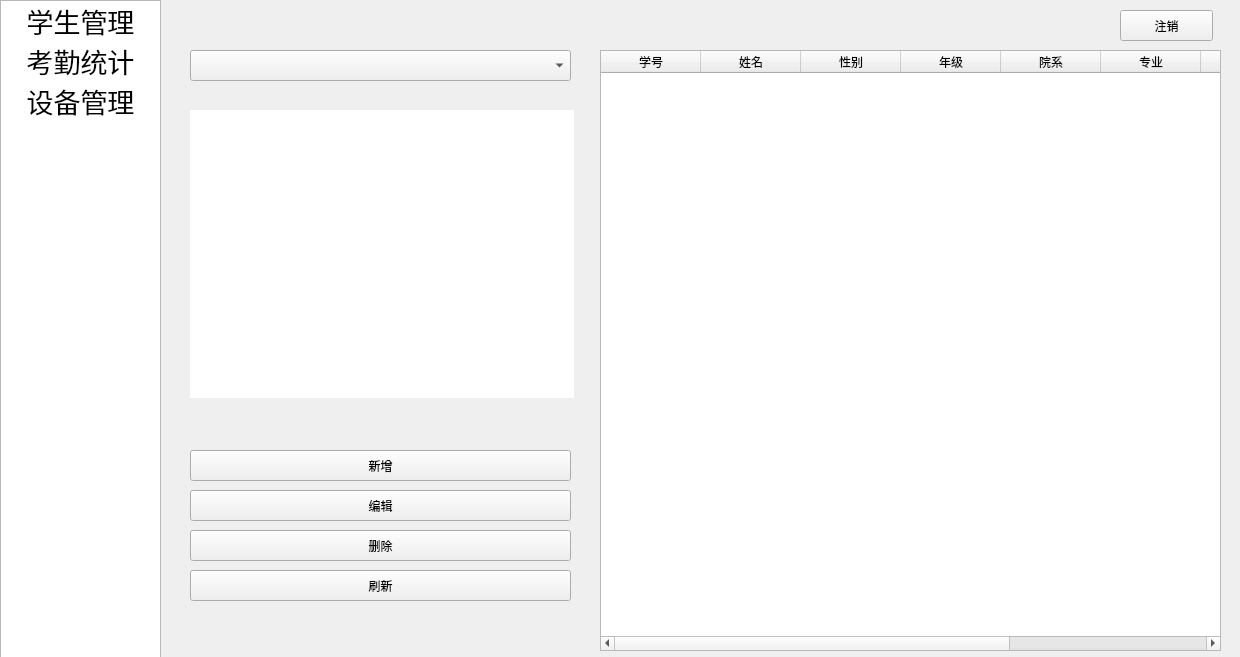
<?xml version="1.0" encoding="UTF-8"?>
<ui version="4.0">
 <class>AdminWidget</class>
 <widget class="QWidget" name="AdminWidget">
  <property name="enabled">
   <bool>true</bool>
  </property>
  <property name="geometry">
   <rect>
    <x>0</x>
    <y>0</y>
    <width>1240</width>
    <height>657</height>
   </rect>
  </property>
  <property name="windowTitle">
   <string>管理员面板</string>
  </property>
  <widget class="QListWidget" name="listWidget">
   <property name="geometry">
    <rect>
     <x>0</x>
     <y>0</y>
     <width>161</width>
     <height>661</height>
    </rect>
   </property>
   <property name="currentRow">
    <number>-1</number>
   </property>
   <item>
    <property name="text">
     <string>学生管理</string>
    </property>
    <property name="font">
     <font>
      <family>Agency FB</family>
      <pointsize>20</pointsize>
     </font>
    </property>
    <property name="textAlignment">
     <set>AlignCenter</set>
    </property>
   </item>
   <item>
    <property name="text">
     <string>考勤统计</string>
    </property>
    <property name="font">
     <font>
      <family>Agency FB</family>
      <pointsize>20</pointsize>
      <weight>50</weight>
      <bold>false</bold>
      <underline>false</underline>
     </font>
    </property>
    <property name="textAlignment">
     <set>AlignCenter</set>
    </property>
   </item>
   <item>
    <property name="text">
     <string>设备管理</string>
    </property>
    <property name="font">
     <font>
      <family>Agency FB</family>
      <pointsize>20</pointsize>
     </font>
    </property>
    <property name="textAlignment">
     <set>AlignCenter</set>
    </property>
   </item>
  </widget>
  <widget class="QStackedWidget" name="stackedWidget">
   <property name="geometry">
    <rect>
     <x>160</x>
     <y>0</y>
     <width>1081</width>
     <height>661</height>
    </rect>
   </property>
   <property name="currentIndex">
    <number>0</number>
   </property>
   <widget class="QWidget" name="userManagePage">
    <widget class="QTableWidget" name="infoTableWidget">
     <property name="geometry">
      <rect>
       <x>440</x>
       <y>50</y>
       <width>621</width>
       <height>601</height>
      </rect>
     </property>
     <property name="editTriggers">
      <set>QAbstractItemView::NoEditTriggers</set>
     </property>
     <property name="selectionMode">
      <enum>QAbstractItemView::ExtendedSelection</enum>
     </property>
     <property name="selectionBehavior">
      <enum>QAbstractItemView::SelectRows</enum>
     </property>
     <property name="rowCount">
      <number>0</number>
     </property>
     <attribute name="verticalHeaderVisible">
      <bool>false</bool>
     </attribute>
     <column>
      <property name="text">
       <string>学号</string>
      </property>
     </column>
     <column>
      <property name="text">
       <string>姓名</string>
      </property>
     </column>
     <column>
      <property name="text">
       <string>性别</string>
      </property>
     </column>
     <column>
      <property name="text">
       <string>年级</string>
      </property>
     </column>
     <column>
      <property name="text">
       <string>院系</string>
      </property>
     </column>
     <column>
      <property name="text">
       <string>专业</string>
      </property>
     </column>
     <column>
      <property name="text">
       <string>班级</string>
      </property>
     </column>
     <column>
      <property name="text">
       <string>邮箱</string>
      </property>
     </column>
     <column>
      <property name="text">
       <string>联系方式</string>
      </property>
     </column>
    </widget>
    <widget class="QPushButton" name="addButton">
     <property name="geometry">
      <rect>
       <x>30</x>
       <y>450</y>
       <width>381</width>
       <height>31</height>
      </rect>
     </property>
     <property name="text">
      <string>新增</string>
     </property>
    </widget>
    <widget class="QPushButton" name="updateButton">
     <property name="geometry">
      <rect>
       <x>30</x>
       <y>490</y>
       <width>381</width>
       <height>31</height>
      </rect>
     </property>
     <property name="text">
      <string>编辑</string>
     </property>
    </widget>
    <widget class="QComboBox" name="labCmb">
     <property name="geometry">
      <rect>
       <x>30</x>
       <y>50</y>
       <width>381</width>
       <height>31</height>
      </rect>
     </property>
     <property name="iconSize">
      <size>
       <width>16</width>
       <height>32</height>
      </size>
     </property>
    </widget>
    <widget class="QPushButton" name="deleteButton">
     <property name="geometry">
      <rect>
       <x>30</x>
       <y>530</y>
       <width>381</width>
       <height>31</height>
      </rect>
     </property>
     <property name="text">
      <string>删除</string>
     </property>
    </widget>
    <widget class="QPushButton" name="refreshButton">
     <property name="geometry">
      <rect>
       <x>30</x>
       <y>570</y>
       <width>381</width>
       <height>31</height>
      </rect>
     </property>
     <property name="text">
      <string>刷新</string>
     </property>
    </widget>
    <widget class="QLabel" name="pictureView">
     <property name="geometry">
      <rect>
       <x>30</x>
       <y>110</y>
       <width>384</width>
       <height>288</height>
      </rect>
     </property>
     <property name="styleSheet">
      <string notr="true">background-color: rgb(255, 255, 255);</string>
     </property>
     <property name="text">
      <string/>
     </property>
     <property name="scaledContents">
      <bool>true</bool>
     </property>
     <property name="alignment">
      <set>Qt::AlignCenter</set>
     </property>
    </widget>
    <widget class="QPushButton" name="logOutButton">
     <property name="geometry">
      <rect>
       <x>960</x>
       <y>10</y>
       <width>93</width>
       <height>31</height>
      </rect>
     </property>
     <property name="text">
      <string>注销</string>
     </property>
    </widget>
   </widget>
   <widget class="QWidget" name="attendancePage">
    <widget class="QTableWidget" name="historyRankTableWidget">
     <property name="geometry">
      <rect>
       <x>30</x>
       <y>390</y>
       <width>1031</width>
       <height>251</height>
      </rect>
     </property>
     <property name="selectionBehavior">
      <enum>QAbstractItemView::SelectRows</enum>
     </property>
     <attribute name="horizontalHeaderDefaultSectionSize">
      <number>128</number>
     </attribute>
     <attribute name="verticalHeaderVisible">
      <bool>false</bool>
     </attribute>
     <column>
      <property name="text">
       <string>排名</string>
      </property>
     </column>
     <column>
      <property name="text">
       <string>签到/未签/缺勤率</string>
      </property>
     </column>
     <column>
      <property name="text">
       <string>学号</string>
      </property>
     </column>
     <column>
      <property name="text">
       <string>姓名</string>
      </property>
     </column>
     <column>
      <property name="text">
       <string>性别</string>
      </property>
     </column>
     <column>
      <property name="text">
       <string>院系</string>
      </property>
     </column>
     <column>
      <property name="text">
       <string>年级</string>
      </property>
     </column>
     <column>
      <property name="text">
       <string>班级</string>
      </property>
     </column>
    </widget>
    <widget class="QComboBox" name="historyComboBox">
     <property name="geometry">
      <rect>
       <x>830</x>
       <y>350</y>
       <width>231</width>
       <height>31</height>
      </rect>
     </property>
    </widget>
    <widget class="QLabel" name="dateLabel">
     <property name="geometry">
      <rect>
       <x>450</x>
       <y>350</y>
       <width>51</width>
       <height>31</height>
      </rect>
     </property>
     <property name="font">
      <font>
       <family>Agency FB</family>
       <pointsize>14</pointsize>
      </font>
     </property>
     <property name="text">
      <string>日期</string>
     </property>
    </widget>
    <widget class="QDateEdit" name="beginDateEdit">
     <property name="geometry">
      <rect>
       <x>510</x>
       <y>350</y>
       <width>110</width>
       <height>31</height>
      </rect>
     </property>
     <property name="calendarPopup">
      <bool>true</bool>
     </property>
    </widget>
    <widget class="QLabel" name="endDateLabel">
     <property name="geometry">
      <rect>
       <x>640</x>
       <y>354</y>
       <width>31</width>
       <height>21</height>
      </rect>
     </property>
     <property name="font">
      <font>
       <family>Agency FB</family>
       <pointsize>14</pointsize>
      </font>
     </property>
     <property name="text">
      <string>至</string>
     </property>
    </widget>
    <widget class="QDateEdit" name="endDateEdit">
     <property name="geometry">
      <rect>
       <x>690</x>
       <y>350</y>
       <width>110</width>
       <height>31</height>
      </rect>
     </property>
     <property name="calendarPopup">
      <bool>true</bool>
     </property>
    </widget>
    <widget class="QTableWidget" name="todayRankTableWidget">
     <property name="geometry">
      <rect>
       <x>30</x>
       <y>50</y>
       <width>1031</width>
       <height>281</height>
      </rect>
     </property>
     <property name="editTriggers">
      <set>QAbstractItemView::NoEditTriggers</set>
     </property>
     <property name="selectionMode">
      <enum>QAbstractItemView::ExtendedSelection</enum>
     </property>
     <property name="selectionBehavior">
      <enum>QAbstractItemView::SelectRows</enum>
     </property>
     <attribute name="horizontalHeaderDefaultSectionSize">
      <number>114</number>
     </attribute>
     <attribute name="verticalHeaderVisible">
      <bool>false</bool>
     </attribute>
     <column>
      <property name="text">
       <string>排名</string>
      </property>
      <property name="textAlignment">
       <set>AlignCenter</set>
      </property>
     </column>
     <column>
      <property name="text">
       <string>签到时间</string>
      </property>
     </column>
     <column>
      <property name="text">
       <string>学号</string>
      </property>
     </column>
     <column>
      <property name="text">
       <string>姓名</string>
      </property>
     </column>
     <column>
      <property name="text">
       <string>性别</string>
      </property>
     </column>
     <column>
      <property name="text">
       <string>院系</string>
      </property>
     </column>
     <column>
      <property name="text">
       <string>年级</string>
      </property>
     </column>
     <column>
      <property name="text">
       <string>专业</string>
      </property>
     </column>
     <column>
      <property name="text">
       <string>班级</string>
      </property>
     </column>
    </widget>
    <widget class="QComboBox" name="todayLabComboBox">
     <property name="geometry">
      <rect>
       <x>830</x>
       <y>10</y>
       <width>231</width>
       <height>31</height>
      </rect>
     </property>
    </widget>
    <widget class="QLabel" name="todayLabel">
     <property name="geometry">
      <rect>
       <x>30</x>
       <y>10</y>
       <width>161</width>
       <height>31</height>
      </rect>
     </property>
     <property name="font">
      <font>
       <family>Agency FB</family>
       <pointsize>14</pointsize>
      </font>
     </property>
     <property name="text">
      <string>今日签到情况：</string>
     </property>
    </widget>
    <widget class="QLabel" name="historyLabel">
     <property name="geometry">
      <rect>
       <x>30</x>
       <y>350</y>
       <width>161</width>
       <height>31</height>
      </rect>
     </property>
     <property name="font">
      <font>
       <family>Agency FB</family>
       <pointsize>14</pointsize>
      </font>
     </property>
     <property name="text">
      <string>历史签到情况：</string>
     </property>
    </widget>
   </widget>
   <widget class="QWidget" name="devicesManagePage">
    <widget class="QTableWidget" name="deviceInfoTableWidget">
     <property name="geometry">
      <rect>
       <x>30</x>
       <y>60</y>
       <width>671</width>
       <height>551</height>
      </rect>
     </property>
     <property name="editTriggers">
      <set>QAbstractItemView::NoEditTriggers</set>
     </property>
     <property name="selectionBehavior">
      <enum>QAbstractItemView::SelectRows</enum>
     </property>
     <attribute name="horizontalHeaderDefaultSectionSize">
      <number>133</number>
     </attribute>
     <attribute name="verticalHeaderVisible">
      <bool>false</bool>
     </attribute>
     <column>
      <property name="text">
       <string>设备名称</string>
      </property>
     </column>
     <column>
      <property name="text">
       <string>总数量</string>
      </property>
     </column>
     <column>
      <property name="text">
       <string>借出数量</string>
      </property>
     </column>
     <column>
      <property name="text">
       <string>损坏数量</string>
      </property>
     </column>
     <column>
      <property name="text">
       <string>剩余数量</string>
      </property>
     </column>
    </widget>
    <widget class="QComboBox" name="deviceLabComboBox">
     <property name="geometry">
      <rect>
       <x>410</x>
       <y>20</y>
       <width>291</width>
       <height>31</height>
      </rect>
     </property>
    </widget>
    <widget class="QCheckBox" name="boundCheckBox">
     <property name="geometry">
      <rect>
       <x>30</x>
       <y>620</y>
       <width>261</width>
       <height>31</height>
      </rect>
     </property>
     <property name="text">
      <string>认证该主机到此实验室</string>
     </property>
    </widget>
    <widget class="QListWidget" name="deviceLogListWidget">
     <property name="geometry">
      <rect>
       <x>720</x>
       <y>60</y>
       <width>341</width>
       <height>551</height>
      </rect>
     </property>
     <property name="editTriggers">
      <set>QAbstractItemView::NoEditTriggers</set>
     </property>
     <item>
      <property name="text">
       <string>14::03:56:                电脑借出4台</string>
      </property>
     </item>
    </widget>
    <widget class="QDateEdit" name="deviceLogDateEdit">
     <property name="geometry">
      <rect>
       <x>950</x>
       <y>20</y>
       <width>110</width>
       <height>31</height>
      </rect>
     </property>
     <property name="calendarPopup">
      <bool>true</bool>
     </property>
    </widget>
    <widget class="QLabel" name="deviceLogLabel">
     <property name="geometry">
      <rect>
       <x>720</x>
       <y>19</y>
       <width>101</width>
       <height>31</height>
      </rect>
     </property>
     <property name="font">
      <font>
       <family>Agency FB</family>
       <pointsize>12</pointsize>
      </font>
     </property>
     <property name="text">
      <string>日志：</string>
     </property>
    </widget>
    <widget class="QLabel" name="deviceInfoLabel">
     <property name="geometry">
      <rect>
       <x>30</x>
       <y>19</y>
       <width>101</width>
       <height>31</height>
      </rect>
     </property>
     <property name="font">
      <font>
       <family>Agency FB</family>
       <pointsize>12</pointsize>
      </font>
     </property>
     <property name="text">
      <string>设备信息：</string>
     </property>
    </widget>
   </widget>
  </widget>
 </widget>
 <resources/>
 <connections/>
</ui>
